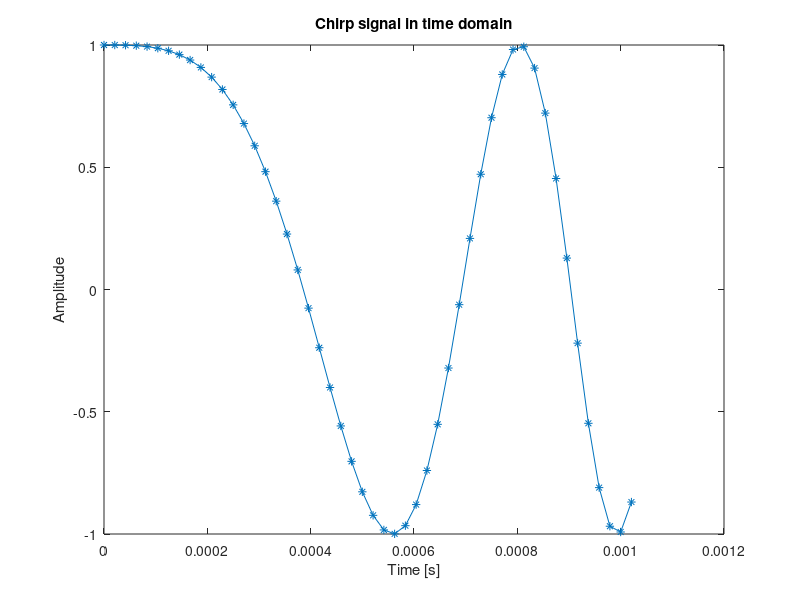

Write the MATLAB code that produced this figure.
%% Opgave 1:
clf; clear; clc; close all;
set(0,'DefaultFigureWindowStyle','docked')

% Generering af chirp signal:
fs = 48e03;
fstart = 100;
fstop = 3e03;
sweep_length = 50;
t = 0:1/fs:sweep_length/fs-1/fs;
t_last = t(sweep_length);
sweep_sig = chirp(t, fstart, t_last, fstop);

figure();
plot(t, sweep_sig, '*-');
title(['Chirp signal in time domain']);
xlabel('Time [s]');
ylabel('Amplitude');

save('sweep_sig.mat', 'sweep_sig');